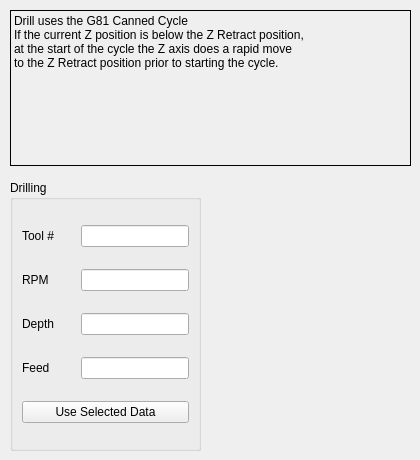
          <widget class="QWidget" name="tab_10">
           <attribute name="title">
            <string>Drill</string>
           </attribute>
           <widget class="QLabel" name="label_35">
            <property name="geometry">
             <rect>
              <x>10</x>
              <y>10</y>
              <width>401</width>
              <height>156</height>
             </rect>
            </property>
            <property name="frameShape">
             <enum>QFrame::Box</enum>
            </property>
            <property name="text">
             <string>Drill uses the G81 Canned Cycle
If the current Z position is below the Z Retract position,
at the start of the cycle the Z axis does a rapid move
to the Z Retract position prior to starting the cycle.</string>
            </property>
            <property name="textFormat">
             <enum>Qt::PlainText</enum>
            </property>
            <property name="alignment">
             <set>Qt::AlignLeading|Qt::AlignLeft|Qt::AlignTop</set>
            </property>
           </widget>
           <widget class="QGroupBox" name="groupBox_13">
            <property name="geometry">
             <rect>
              <x>10</x>
              <y>180</y>
              <width>191</width>
              <height>271</height>
             </rect>
            </property>
            <property name="title">
             <string>Drilling</string>
            </property>
            <layout class="QGridLayout" name="gridLayout_20">
             <item row="2" column="1" colspan="2">
              <widget class="QLineEdit" name="drillDepthLE"/>
             </item>
             <item row="3" column="0">
              <widget class="QLabel" name="label_46">
               <property name="text">
                <string>Feed</string>
               </property>
              </widget>
             </item>
             <item row="1" column="1" colspan="2">
              <widget class="QLineEdit" name="drillRpmLE"/>
             </item>
             <item row="0" column="1" colspan="2">
              <widget class="QLineEdit" name="drillToolLE"/>
             </item>
             <item row="0" column="0">
              <widget class="QLabel" name="label_45">
               <property name="text">
                <string>Tool #</string>
               </property>
              </widget>
             </item>
             <item row="2" column="0">
              <widget class="QLabel" name="label_44">
               <property name="text">
                <string>Depth</string>
               </property>
              </widget>
             </item>
             <item row="1" column="0">
              <widget class="QLabel" name="label_43">
               <property name="text">
                <string>RPM</string>
               </property>
              </widget>
             </item>
             <item row="3" column="1" colspan="2">
              <widget class="QLineEdit" name="drillFeedLE"/>
             </item>
             <item row="4" column="0" colspan="3">
              <widget class="QPushButton" name="drillSelectPB">
               <property name="text">
                <string>Use Selected Data</string>
               </property>
              </widget>
             </item>
            </layout>
           </widget>
          </widget>
